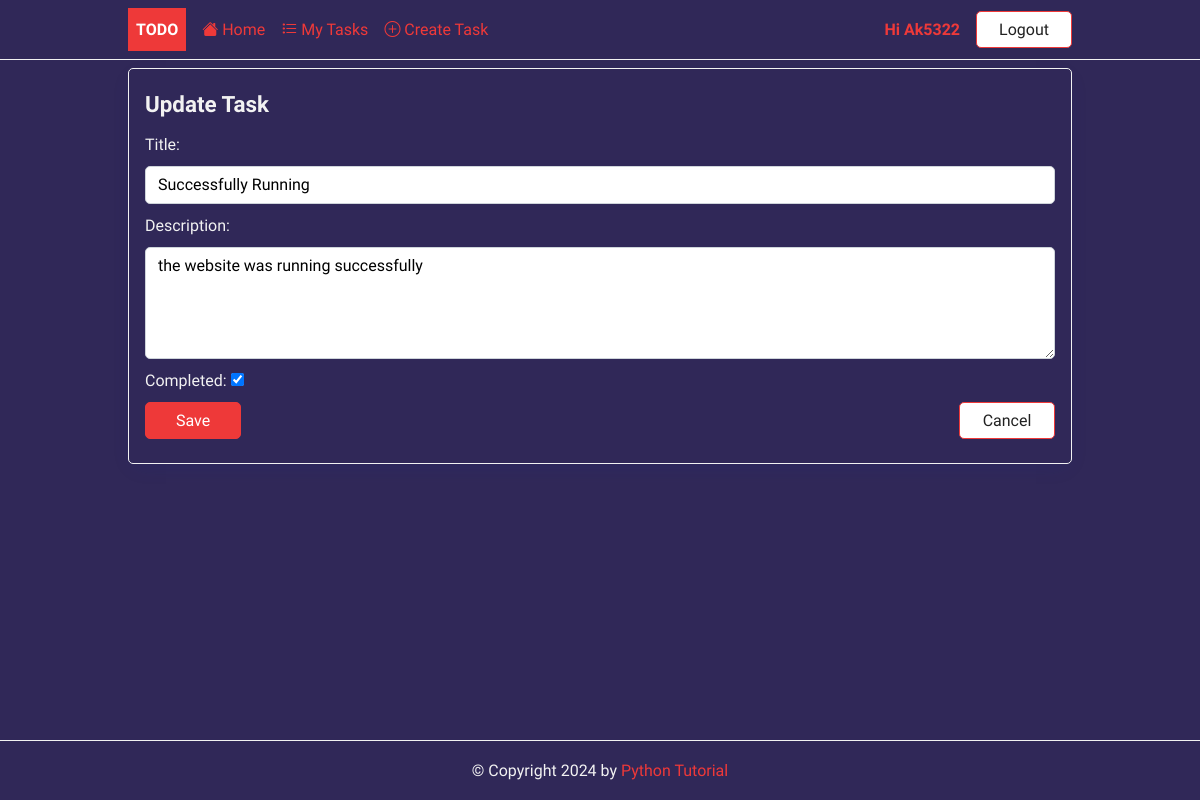
Screenshot of /task/update/5/ (signed in) with the database file from the repository.
### todo/models.py (models this page shows, shortened)
class Task(models.Model):
    title = models.CharField(max_length=255)
    description = models.TextField(null=True, blank=True)
    completed = models.BooleanField(default=False)
    created_at = models.DateTimeField(auto_now_add=True)
    user = models.ForeignKey(User,on_delete=models.CASCADE,null=True)
    class Meta:
        ordering = ['completed']

### todo/views.py (the view, shortened to what this page needs)
# urls.py: path('task/update/<int:pk>/',TaskUpdate.as_view(),name='task-update'),
class TaskUpdate(LoginRequiredMixin,UpdateView):
    model = Task
    fields = ['title','description','completed']
    success_url = reverse_lazy('tasks')

### todo/templates/todo/task_form.html (shortened to what this page needs)
{% extends "base.html" %}
{% block content %}
    <form method = "post" novalidate class="card">
            <h2>
                {% if task %}
                    Update
                {% else %}
                    Create
                {% endif %}
                    Task
            </h2>
            {% for field in form  %}
                {% if field.name == 'completed' %}
                    <p>
                        {{field.label_tag}}
                        {{field}}
                    </p>
                    {% else %}
                        {{field.label_tag}}
                        {{field}}
                {% endif %}
            {% endfor %}
            <div class="form-buttons">
                <input type="submit" value="Save" class="btn btn-primary"/>
                <a href="{%url 'tasks'%}" class="btn btn-outline">Cancel</a>
            </div>
    </form>
{% endblock content %}

### templates/base.html (shortened to what this page needs)
{% load static  %}
<!DOCTYPE html>
<html lang="en">
<head>
    <link rel="stylesheet" href="{% static "css/style.css" %} ">
</head>
<body>
    <header class="header ">
        <div class="container">
            <a href="{% url 'home' %}" class="logo">Todo</a>
            <nav class="nav">
                <a href="{% url 'home' %}"><i class="bi bi-house-fill"></i> Home</a>
                {% if request.user.is_authenticated %}
                    <a href=" {%url 'tasks' %}"><i class="bi bi-list-task"></i> My Tasks</a>
                    <a href="{% url 'task-create' %}"><i class="bi bi-plus-circle"></i> Create Task</a>
                    <a href="#">Hi {{request.user | title }}</a>
                    <a href="{% url 'logout' %}" class="btn btn-outline">Logout</a>
                    {% else %}
                    <a href="{% url 'login' %}" class="btn btn-outline">Login</a>
                    <a href="{% url 'register' %}" class="btn btn-primary">Join Now</a>
                {% endif %}
            </nav>
        </div>
    </header>
    <main>
        <div class="container">
    {% block content %}
    {% endblock content %}
        </div>
    </main>
    <footer class="footer">
        <div class="container">
           <p>&copy; Copyright {% now "Y" %} by <a href="https://www.pythontutorial.net">Python Tutorial</a></p>
        </div>
    </footer>
</body>
</html>

### static/css/style.css (style rules this page uses)
:root { --color-primary: #ee3939; --color-secondary: #86b7fe; --color-light: #f2f2f2; --color-gray: #ced4da; --color-dark: #212121; --color-white: #ffffff; --color-error: #e2442f; --color-warning: #ffc900; --color-info: #02a2b9; --color-success: #1ba345; --color-input: #00d1b2; --border-radius: 5px; }
* { margin: 0; padding: 0; box-sizing: border-box; text-rendering: optimizeLegibility; }
html, body { height: 100%; }
input, button, textarea { font: inherit; }
body { font-family: 'Dosis', sans-serif; background-color: #302858; color: #f2f2f2; font-size: 1rem; line-height: 1.7; display: flex; flex-direction: column; }
h2 { font-size: 1.4rem; }
a { color: var(--color-primary); text-decoration: none; }
.container { max-width: 960px; margin: 0 auto; padding: 0.5rem; }
.header { border-bottom: solid 1px var(--color-light); }
.header .container { display: flex; align-items: center; gap:1rem; }
.nav { display:flex; gap:1rem; align-items: center; justify-content: center; flex-basis: 100%; }
.nav a:nth-last-child(2) { margin-left: auto; font-weight: bold; }
.logo { padding: 0.5rem; background-color: var(--color-primary); text-decoration: none; color: var(--color-white); font-weight: bold; text-transform: uppercase; }
.card { border: solid 1px var(--color-light); padding: 1rem; border-radius: var(--border-radius); box-shadow: rgb(11 43 158 / 15%) 0px 6px 20px -6px; min-width: 400px; }
form > * { display: block; margin-bottom: 0.5rem; }
.form-buttons { display: flex; justify-content: space-between; align-items: center; gap: 0.75rem; }
input[type='text'], input[type='email'], input[type='password'], textarea { border-radius: var(--border-radius); border: solid 1px var(--color-gray); width: 100%; padding: 0.25rem 0.75rem; }
textarea { max-height: 7rem; }
.footer p { text-align: center; }
.footer { margin-top: auto; padding: 0.5rem 0; border-top: solid 1px var(--color-light); }
.btn { padding: 0.25rem 0.75rem; border-radius: var(--border-radius); background-color: var(--color-white); border: solid 1px var(--color-white); color: var(--color-dark); cursor: pointer; text-decoration: none; font-size: 1rem; min-width: 6rem; text-align: center; }
.btn-outline { border: solid 1px var(--color-primary); }
.btn-primary { border: solid 1px var(--color-primary); background-color: var(--color-primary); color: var(--color-white); }

### rows the page displays
Task: form "Successfully Running" "the website was running successfully", form "☑"

### other values shown
{{ request.user | title }} "Ak5322"
{{ field.label_tag }} "Title:" "Description:"
{{ field.label_tag }} "Completed:"
